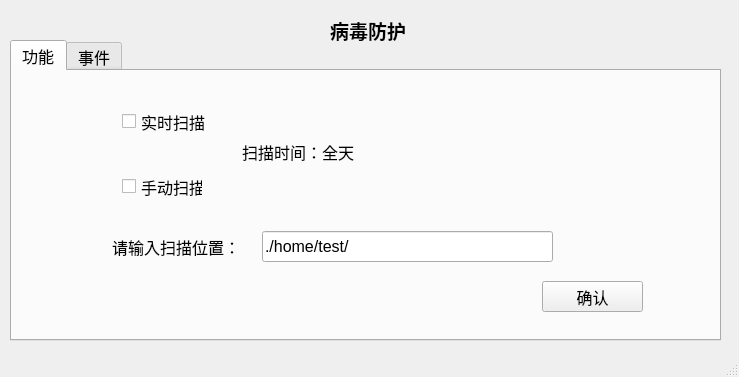
<?xml version="1.0" encoding="UTF-8"?>
<ui version="4.0">
 <class>Computer_Manager</class>
 <widget class="QMainWindow" name="Computer_Manager">
  <property name="geometry">
   <rect>
    <x>0</x>
    <y>0</y>
    <width>739</width>
    <height>377</height>
   </rect>
  </property>
  <property name="windowTitle">
   <string>MainWindow</string>
  </property>
  <widget class="QWidget" name="centralwidget">
   <widget class="QTabWidget" name="tabWidget">
    <property name="geometry">
     <rect>
      <x>10</x>
      <y>40</y>
      <width>711</width>
      <height>301</height>
     </rect>
    </property>
    <property name="font">
     <font>
      <pointsize>12</pointsize>
     </font>
    </property>
    <property name="currentIndex">
     <number>0</number>
    </property>
    <widget class="QWidget" name="widget">
     <attribute name="title">
      <string>功能</string>
     </attribute>
     <widget class="QCheckBox" name="shishi_check">
      <property name="geometry">
       <rect>
        <x>110</x>
        <y>30</y>
        <width>91</width>
        <height>41</height>
       </rect>
      </property>
      <property name="text">
       <string>实时扫描</string>
      </property>
     </widget>
     <widget class="QCheckBox" name="shoudong_check">
      <property name="geometry">
       <rect>
        <x>110</x>
        <y>100</y>
        <width>81</width>
        <height>31</height>
       </rect>
      </property>
      <property name="text">
       <string>手动扫描</string>
      </property>
     </widget>
     <widget class="QLabel" name="label_2">
      <property name="geometry">
       <rect>
        <x>100</x>
        <y>160</y>
        <width>131</width>
        <height>31</height>
       </rect>
      </property>
      <property name="text">
       <string>请输入扫描位置：</string>
      </property>
     </widget>
     <widget class="QLineEdit" name="lineEdit">
      <property name="geometry">
       <rect>
        <x>250</x>
        <y>160</y>
        <width>291</width>
        <height>31</height>
       </rect>
      </property>
      <property name="text">
       <string>./home/test/</string>
      </property>
     </widget>
     <widget class="QLabel" name="label_3">
      <property name="geometry">
       <rect>
        <x>230</x>
        <y>70</y>
        <width>141</width>
        <height>21</height>
       </rect>
      </property>
      <property name="text">
       <string>扫描时间：全天</string>
      </property>
     </widget>
     <widget class="QPushButton" name="pushButton">
      <property name="geometry">
       <rect>
        <x>530</x>
        <y>210</y>
        <width>101</width>
        <height>31</height>
       </rect>
      </property>
      <property name="text">
       <string>确认</string>
      </property>
     </widget>
    </widget>
    <widget class="QWidget" name="tab_2">
     <attribute name="title">
      <string>事件</string>
     </attribute>
     <widget class="QTableWidget" name="tableWidget">
      <property name="geometry">
       <rect>
        <x>10</x>
        <y>0</y>
        <width>681</width>
        <height>261</height>
       </rect>
      </property>
      <property name="lineWidth">
       <number>1</number>
      </property>
      <property name="rowCount">
       <number>10</number>
      </property>
      <property name="columnCount">
       <number>4</number>
      </property>
      <row/>
      <row/>
      <row/>
      <row/>
      <row/>
      <row/>
      <row/>
      <row/>
      <row/>
      <row/>
      <column/>
      <column/>
      <column/>
      <column/>
     </widget>
    </widget>
   </widget>
   <widget class="QLabel" name="label">
    <property name="geometry">
     <rect>
      <x>330</x>
      <y>10</y>
      <width>121</width>
      <height>41</height>
     </rect>
    </property>
    <property name="font">
     <font>
      <pointsize>14</pointsize>
      <weight>75</weight>
      <bold>true</bold>
     </font>
    </property>
    <property name="text">
     <string>病毒防护</string>
    </property>
   </widget>
  </widget>
  <widget class="QMenuBar" name="menubar">
   <property name="geometry">
    <rect>
     <x>0</x>
     <y>0</y>
     <width>739</width>
     <height>23</height>
    </rect>
   </property>
  </widget>
  <widget class="QStatusBar" name="statusbar"/>
 </widget>
 <resources/>
 <connections/>
</ui>
